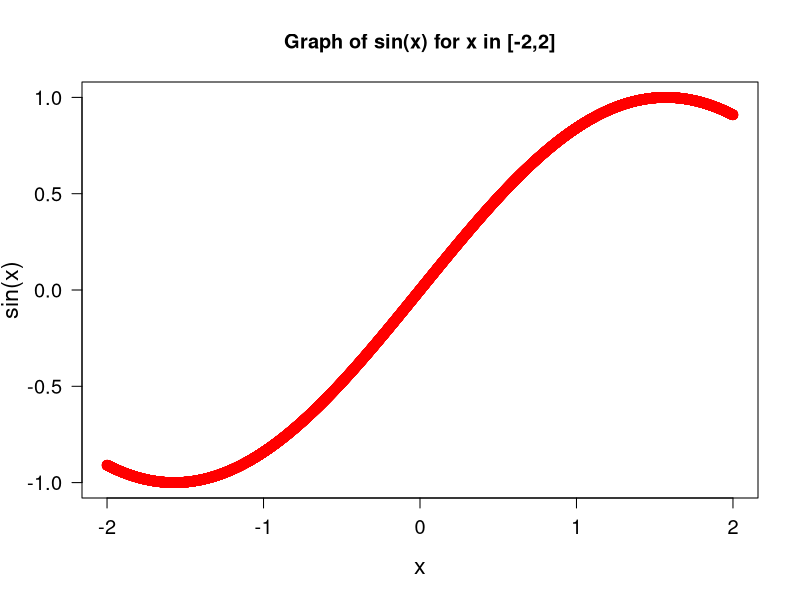
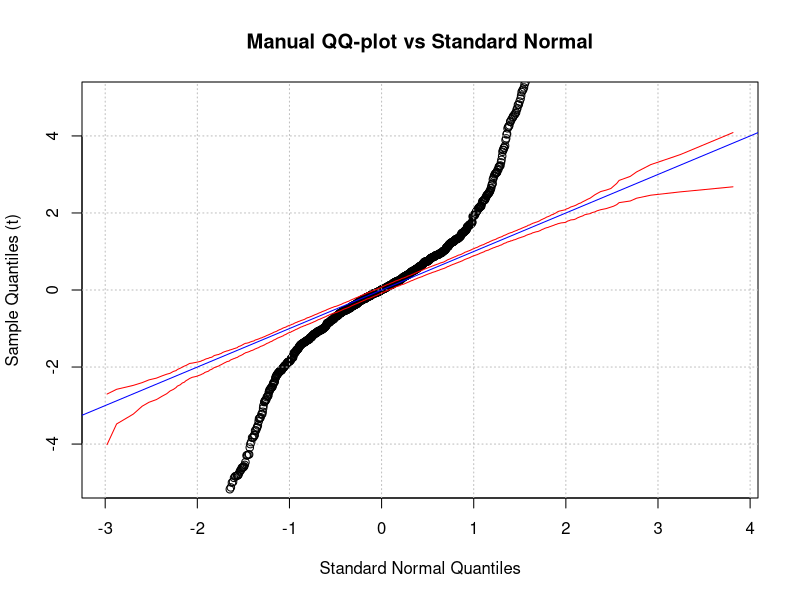
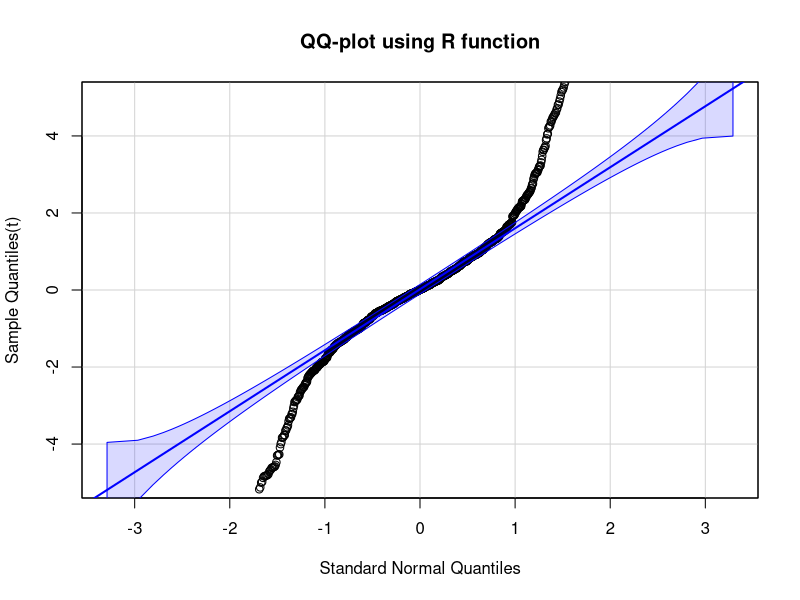

Generate these figures, in order, with R:
## ---- chunk 1
data("cars")
library(car)
## ---- chunk 2

# Generate a sequence of 10000 numbers from -2 to 2
nums <- seq(-2, 2 , length.out = 10000)

# Obtain the respective sin(x) values
sin_values <- sin(nums)

plot(nums, sin_values,
     pch  = 19,        # plot character
     main = "Graph of sin(x) for x in [-2,2]",
     xlab = "x",
     ylab = "sin(x)",
     lwd  = 3,         # line width
     col  = "red",
     las  = 1  ,       # axis 
     cex.lab = 1.4,    # axis titles
     cex.axis = 1.2   # axis tick labels
     )
## ---- chunk 3
# sampling from a t-distribution
# setting seed makes simulation reproducible 
set.seed(123)          
t_sample <- rt(1000, df = 1)

# The QQ-plot compares ordered values so the values sampled are sorted

t_sorted <- sort(t_sample)
num_of_t <- length(t_sorted)

# Approximate normal quantiles to plot against t sample quantiles
set.seed(456)
sim_norm        <- rnorm(10000)
sim_norm_sorted <- sort(sim_norm)

# relative position to be used for quantile matching
relative_pos_cal <- (1:num_of_t) / num_of_t   

#relative position multiplied by total number of sim norm  to exctract 1000 associated values
expected_q <- sim_norm_sorted[round(relative_pos_cal * length(sim_norm_sorted))] 

#Beginning of 95% envelope
set.seed(789)
n_sims <- 1000

# simulate 1000x1000 matrix with columns being from the same normal sample. So 1000 samples. 
# The idea is to obtain the 2.5th and 97.5th quantile from each nth sample to plot

sim_matrix <- matrix(rnorm(num_of_t * n_sims), nrow = num_of_t, ncol = n_sims)

# sorting columns then obtaining quantiles
sim_matrix <- apply(sim_matrix, 2, sort)

lower_2_point_5 <- function(input){
  #This function finds and returns the 2.5th percentile 
  
  return(quantile(input, probs = 0.025))
}

upper_97_point_5 <- function(input){
  #This function finds and returns the 97.5th percentile
  
  return(quantile(input, probs = 0.975))
}


lower <- apply(sim_matrix, 1, lower_2_point_5)
upper <- apply(sim_matrix, 1, upper_97_point_5)

# Manual QQ-plot
plot(expected_q, t_sorted,
     xlab = "Standard Normal Quantiles", 
     ylab = "Sample Quantiles (t)", 
     main = "Manual QQ-plot vs Standard Normal",
     type = "p",
     col = "black",
     ylim = c(-5,5)             # adjusting y axis limits to match presentation of qqPlot
     )
grid(col = "grey")
lines(expected_q, lower, col = "red", lty = 1)   # lower bound (2.5th quantile)
lines(expected_q, upper, col = "red", lty = 1)   # upper bound (97.5th quantile)
abline(0, 1, col = "blue", lwd = 1)  # 45 degree line


# QQ-plot against standard normal for verification
qqPlot(t_sorted,
       envelope = 0.95,
       ylim = c(-5, 5),
       main = "QQ-plot using R function",
       xlab = "Standard Normal Quantiles",
       ylab = "Sample Quantiles(t)"
       )
